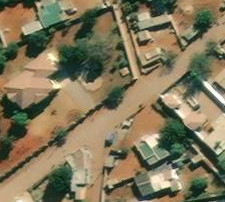
#> input picture planet/boa_images/122_119.tif, 225 x 202 px, given in place of 105_-101.tif, which was not available
$ python contextpreprocess.py ../boa_images out
#> lines starting #> are read from the running program, lines starting #| are printed output that depends on the picture
import os
from PIL import Image
import re
from shutil import copy
import sys

perim = [-1, 0, 1]

in_dir = sys.argv[1]
out_dir = sys.argv[2]

if not os.path.exists(out_dir):
    os.makedirs(out_dir)

for f in os.listdir(in_dir):
    im = Image.new('RGB', (150, 150))
#> im: PIL image 150x150 RGB; every value is 0
    [y, x] = re.split(r"_|\.", f)[0:2]
    for i in perim:
        for j in perim:
            temp = Image.open(f"{in_dir}/{int(x)+i}_{-(int(y)+1+j)}.tif")
#> temp is the input picture: PIL image 225x202 RGB; mean R, G, B 128, 117.9, 89.6
            im.paste(temp, ((i+1)*50, (j+1)*50))
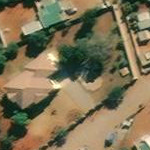
#> im: PIL image 150x150 RGB; mean R, G, B 126.4, 114.4, 85
#> (the run stopped early here; a loop or call above may not have finished)

$ run again, on planet/boa_images/128_120.tif
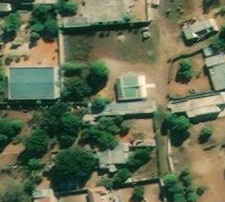
#> input picture planet/boa_images/128_120.tif, 225 x 202 px, given in place of 119_-128.tif, which was not available
#> temp is the input picture: PIL image 225x202 RGB; mean R, G, B 100.1, 108.5, 81.9
#> `im.paste(temp, ((i+1)*50, (j+1)*50))`:
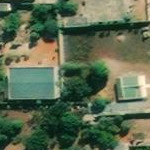
#> im: PIL image 150x150 RGB; mean R, G, B 92.4, 106.4, 81.2

$ run again, on planet/boa_images/146_130.tif
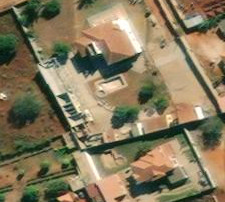
#> input picture planet/boa_images/146_130.tif, 225 x 202 px, given in place of 129_-146.tif, which was not available
#> temp is the input picture: PIL image 225x202 RGB; mean R, G, B 132.3, 120.3, 91.8
#> `im.paste(temp, ((i+1)*50, (j+1)*50))`:
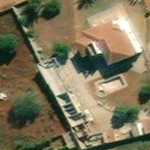
#> im: PIL image 150x150 RGB; mean R, G, B 124.3, 115.9, 89.3
